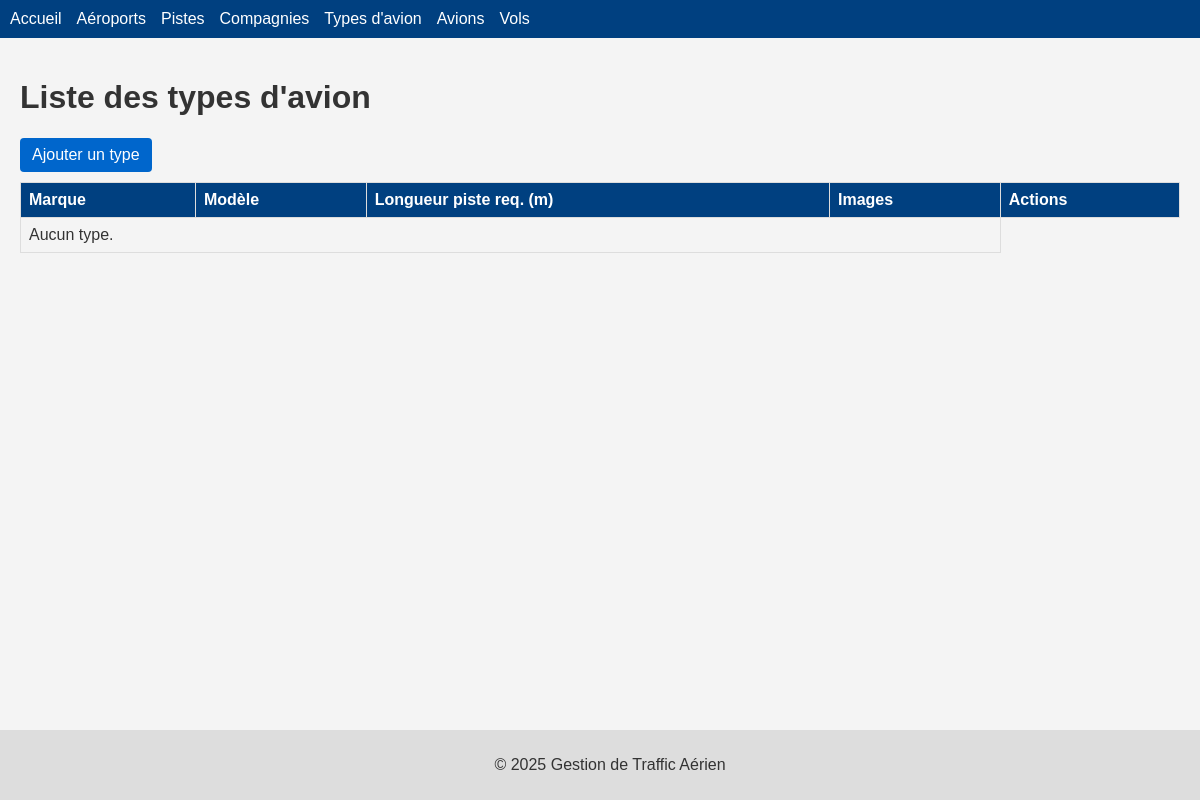
Page /types/ on the earlier database version.
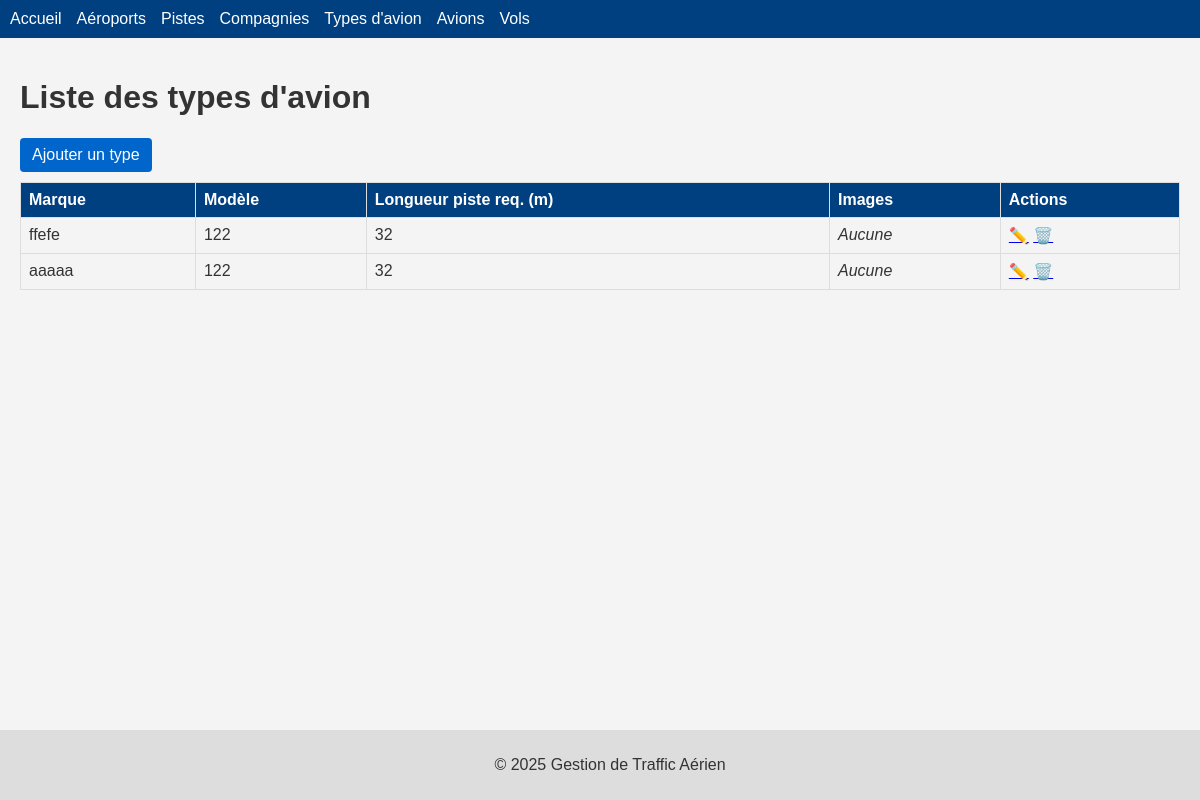
Same page on the later database version.
### avion/models.py (models this page shows, shortened)
class Types(models.Model):
    marque = models.CharField(max_length=100, blank=False)
    modele = models.CharField(max_length=100, blank=False)
    description = models.CharField(max_length=100, blank=False)
    images = models.ImageField(upload_to='avions/', blank=True, null=True)
    longueur = models.IntegerField(blank = False)

### avion/views.py (the view)
# urls.py: path('types/', views.afficheTypes, name='afficheTypes'),
def afficheTypes(request):
    qs = models.Types.objects.all()
    return render(request, "avion/afficheTypes.html", {"object_list": qs})

### avion/templates/avion/afficheTypes.html (shortened to what this page needs)
{% extends 'base.html' %}
{% block content %}
<h1>Liste des types d'avion</h1>
<a class="btn" href="{% url 'avion:ajoutTypes' %}">Ajouter un type</a>
<table>
  <thead>
    <tr>
      <th>Marque</th>
      <th>Modèle</th>
      <th>Longueur piste req. (m)</th>
      <th>Images</th>
      <th>Actions</th>
    </tr>
  </thead>
  <tbody>
    {% for t in object_list %}
    <tr>
      <td>{{ t.marque }}</td>
      <td>{{ t.modele }}</td>
      <td>{{ t.longueur }}</td>
      <td>
        {% if type.images %}
          <img src="{{ type.images.url }}" alt="Avion" style="height: 50px;">
        {% else %}
          <em>Aucune</em>
        {% endif %}
      </td>
      <td>
        <a href="{% url 'avion:updateTypes' t.pk %}">✏️</a>
        <a href="{% url 'avion:deleteTypes' t.pk %}">🗑️</a>
      </td>
    </tr>
    {% empty %}
    <tr><td colspan="4">Aucun type.</td></tr>
    {% endfor %}
  </tbody>
</table>
{% endblock %}

Differences in the rows shown:
added Types: marque "ffefe", modele "122", longueur "32"
added Types: marque "aaaaa", modele "122", longueur "32"
Other differences:
text no longer shown: "Aucun type."
